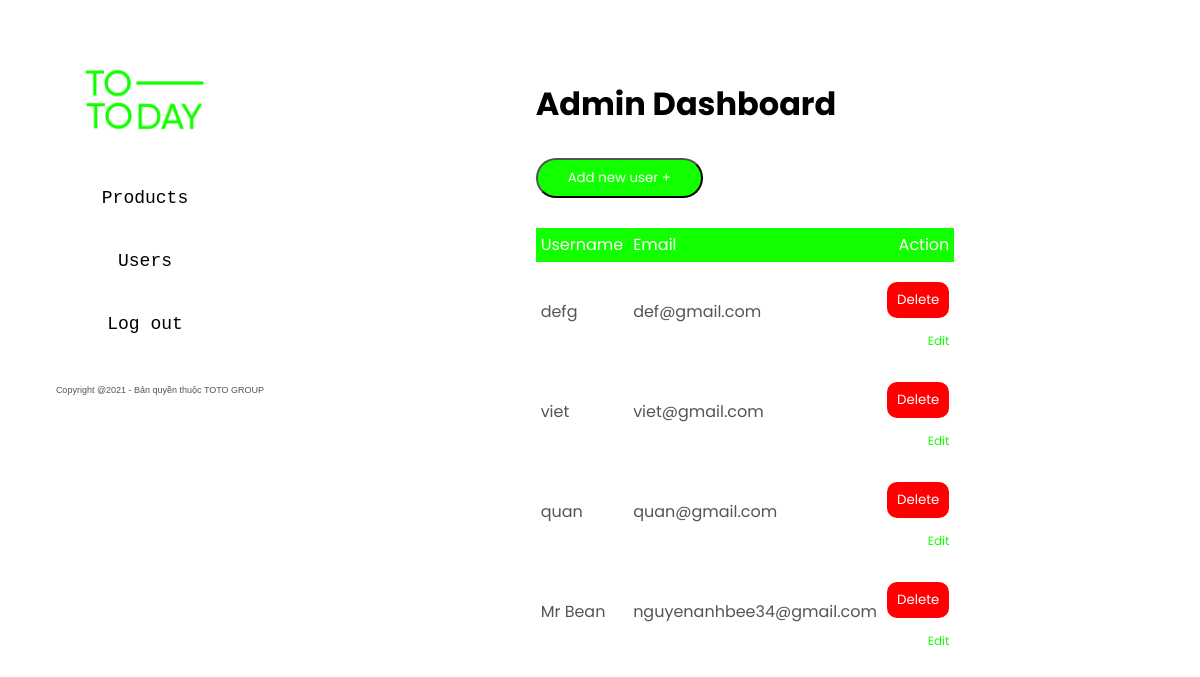
Before: /admin/users with the older database file.
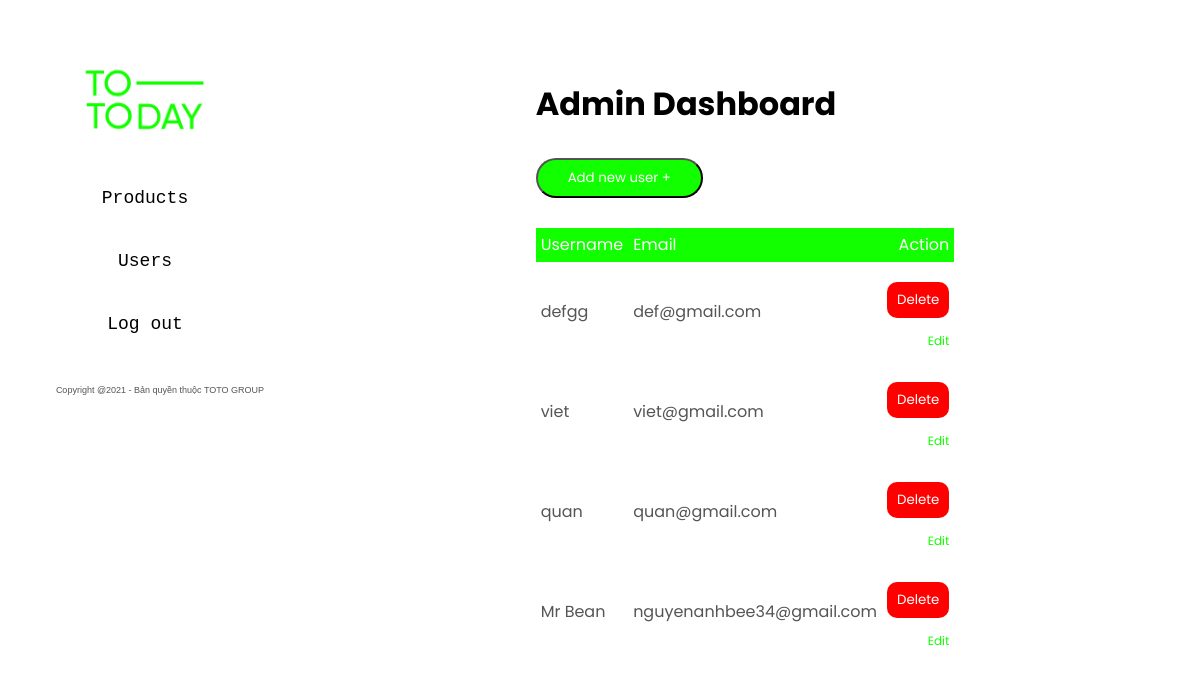
After: the same page with the newer database file.
### tables this page shows
CREATE TABLE "user" (
	"user_id"	integer,
	"name"	varchar(150),
	"email"	varchar(150),
	"password"	varchar(100),
	"quyen"	INTEGER,
	PRIMARY KEY("user_id" AUTOINCREMENT)
);

### website/admin.py (the view)
@admin.route('/users')
def Users():
  conn = sqlite3.connect(sqldbname)
  cursor = conn.cursor()
  sqlcommand = ("SELECT * FROM user")
  cursor.execute(sqlcommand)
  storages = cursor.fetchall()
  conn.close()
  return render_template('admin/users.html', storages=storages)

### website/templates/admin/users.html (shortened to what this page needs)
{%extends "admin/base.html"%}{% block title%}Admin dashboard{%endblock%} {%
    block content%}
    <div class="small-container cart-page">
      <h1>Admin Dashboard</h1>
      <button
        class="btn"
        style="background-color: #12ff00; cursor: pointer"
        onclick="window.location.href='/admin/users/add'"
      >
        Add new user &plus;
      </button>
      <table>
        <tr class="table-header">
          <th>Username</th>
          <th>Email</th>
          <th>Action</th>
        </tr>
        {%for storage in storages%}
        <tr>
          <td>
            <div class="cart-info">
              <p>{{storage[1]}}</p>
            </div>
          </td>
          <td>
            <div>
                <p>{{storage[2]}}</p>
            </div>
          </td>
          <td>
            <form
              id="delete-form-{{storage[0]}}"
              action="/admin/users/delete/{{storage[0]}}"
              method="post"
            >
              <button
                type="submit"
                onclick="confirmDelete('{{storage[0]}}')"
                style="background-color: red"
              >
                Delete
              </button>
            </form>
            <a href="/admin/users/edit/{{storage[0]}}">Edit</a>
          </td>
        </tr>
        {%endfor%}
      </table>
    </div>
    {%endblock%}

Changed rows visible on the page:
changed user "def@gmail.com": name "defg" → "defgg"
